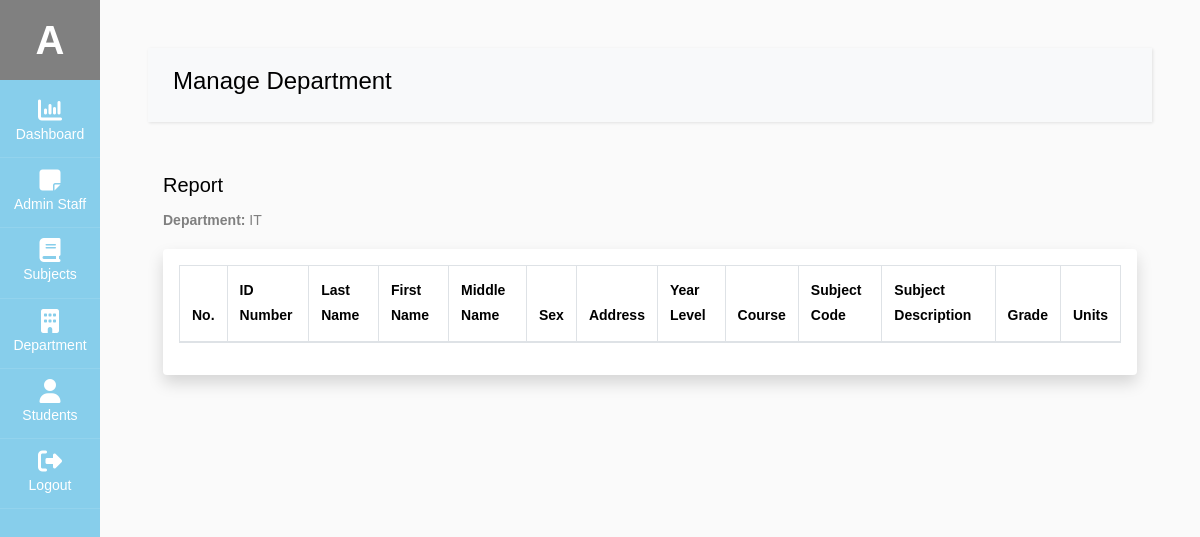
Page /admin/view_department.php (signed in) on the earlier database version.
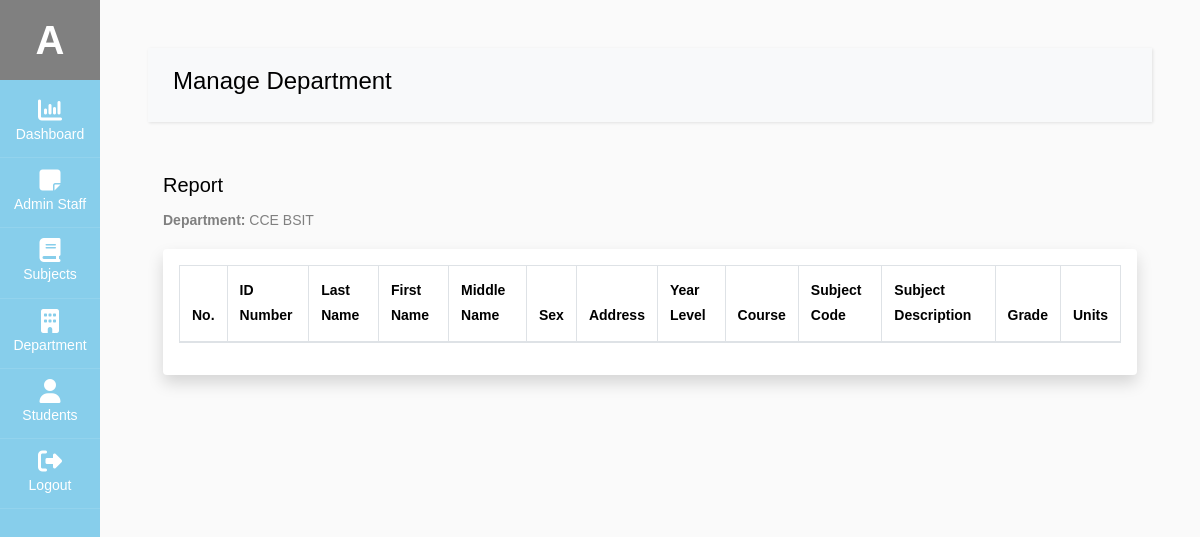
Same page on the later database version.
### tables this page shows
CREATE TABLE `user` (
  `admin_id` int(11) NOT NULL,
  `fname` varchar(60) NOT NULL,
  `mname` varchar(60) DEFAULT NULL,
  `lname` varchar(60) NOT NULL,
  `email` varchar(100) NOT NULL,
  `username` varchar(100) NOT NULL,
  `password` varchar(100) NOT NULL,
  `type` varchar(20) NOT NULL,
  `profile_img` varchar(255) DEFAULT NULL,
  `status` int(11) NOT NULL DEFAULT 1
);

CREATE TABLE `department` (
  `dept_id` int(11) NOT NULL,
  `dept_name` varchar(60) NOT NULL,
  `dept_description` varchar(60) NOT NULL,
  `dept_status` varchar(60) NOT NULL DEFAULT '1'
);

### db/db.php (called while the page is built, shortened)
<?php
class db_connect
{
    public $host = db_host;
    public $user = db_user;
    public $pass = db_pass;
    public $name = db_name;
    public function connect()
    {
        try {
            $this->conn = new mysqli($this->host, $this->user, $this->pass, $this->name);
        } catch (\Throwable $th) {
            header("Location:setup.php");
        }
    }
}

### db/class.php (called while the page is built, shortened)
<?php
include('db.php');
class global_class extends db_connect
{
    public function view_department()
    {
        $query = $this->conn->prepare("SELECT * FROM `department` where dept_status='1'");
        if ($query->execute()) {
            $result = $query->get_result();
            return $result;
        }
    }
    public function get_user_info($admin_id)
    {
        $query = $this->conn->prepare("SELECT * FROM `user` where status='1' AND admin_id =$admin_id");
        if ($query->execute()) {
            $result = $query->get_result();
            return $result;
        }
    }
}

### admin/view_department.php (the view, shortened to what this page needs)
<?php
include('../components/admin-header.php');
$dept_id=$_GET['dept_id'];
$get_department = $admin_db->view_department($dept_id);
    $view_department = $get_department->fetch_array();
    $department=$view_department['dept_name'];
?>
<div id="content" class="p-4 p-md-5">
<nav class="navbar navbar-expand-lg navbar-light bg-light" >
  <div class="container-fluid" >
    <h4>Manage Department</h4>
  </div>
</nav>
<div class="container mt-5">
    <h5>Report</h5>
    <p><strong>Department:</strong> <?=$department?></p>
    <div class="table-responsive shadow p-3 mb-5 bg-white rounded">
    <table id="studentTable" class="table table-bordered">
        <thead>
            <tr>
                <th>No.</th>
                <th>ID Number</th>
                <th>Last Name</th>
                <th>First Name</th>
                <th>Middle Name</th>
                <th>Sex</th>
                <th>Address</th>
                <th>Year Level</th>
                <th>Course</th>
                <th>Subject Code</th>
                <th>Subject Description</th>
                <th>Grade</th>
                <th>Units</th>
            </tr>
        </thead>
    </table>
</div>
</div>
<?php
include('../components/admin-footer.php');
?>

### components/admin-header.php (shortened to what this page needs)
<?php
include('../db/class.php');
$admin_db = new global_class();
$admin_restrictions="";
if (isset($_SESSION['admin_id'])) {
    $admin_id = $_SESSION['admin_id'];
    $getUserDetails = $admin_db->get_user_info($admin_id);
    $user = $getUserDetails->fetch_array();
    $admin_id =$user['admin_id'];
    $username=$user['username'];
}
?>
<!doctype html>
<html lang="en">
  <head>
		<link rel="stylesheet" href="../node_modules/font-awesome/css/font-awesome.min.css">
    <link rel="stylesheet" href="../node_modules/alertifyjs/build/css/alertify.min.css"/>
    <link rel="stylesheet" href="../node_modules/alertifyjs//build/css/themes/default.min.css"/>
    <link rel="stylesheet" href="../node_modules/bootstrap/dist/css/bootstrap.min.css"/>
    <link rel="stylesheet" href="../css/dataTables.bootstrap5.css">
		<link rel="stylesheet" href="../css/admin.css">
  </head>
  <body>
		<div class="wrapper d-flex align-items-stretch" >
			<nav id="sidebar" class="active" >
				<h1><a href="profile.php?profile_id=<?=$admin_id?>" class="logo" style="background-color:gray;"><?=ucfirst($username[0])?></a></h1>
        <ul class="list-unstyled components mb-5">
          <li class="active">
            <a href="dashboard.php"><span class="fa fa-bar-chart"></span> Dashboard</a>
          </li>
          <li <?=$admin_restrictions?>>
            <a href="user.php"><span class="fa fa-sticky-note"></span>Admin Staff</a>
          </li>
          <li <?=$admin_restrictions?>>
            <a href="subject.php"><span class="fa fa-book"></span> Subjects</a>
          </li>
          <li <?=$admin_restrictions?>>
            <a href="department.php"><span class="fa fa-building"></span> Department</a>
          </li>
          <li>
              <a href="student.php"><span class="fa fa-user"></span> Students</a>
          </li>
          <li>
            <a href="Logout.php"><span class="fa fa-sign-out"></span> Logout</a>
          </li>
        </ul>
    	</nav>
  </body>
</html>

### components/admin-footer.php (shortened to what this page needs)
</div>

Differences in the rows shown:
changed department: dept_name "IT" → "CCE BSIT"
